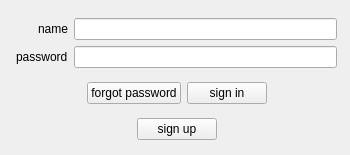
<?xml version="1.0" encoding="UTF-8"?>
<ui version="4.0">
 <class>Login</class>
 <widget class="QWidget" name="Login">
  <property name="enabled">
   <bool>true</bool>
  </property>
  <property name="geometry">
   <rect>
    <x>0</x>
    <y>0</y>
    <width>350</width>
    <height>155</height>
   </rect>
  </property>
  <property name="sizePolicy">
   <sizepolicy hsizetype="Fixed" vsizetype="Fixed">
    <horstretch>0</horstretch>
    <verstretch>0</verstretch>
   </sizepolicy>
  </property>
  <property name="minimumSize">
   <size>
    <width>350</width>
    <height>155</height>
   </size>
  </property>
  <property name="maximumSize">
   <size>
    <width>350</width>
    <height>155</height>
   </size>
  </property>
  <property name="windowTitle">
   <string>Login</string>
  </property>
  <widget class="QWidget" name="layoutWidget">
   <property name="geometry">
    <rect>
     <x>16</x>
     <y>10</y>
     <width>321</width>
     <height>141</height>
    </rect>
   </property>
   <layout class="QVBoxLayout" name="verticalLayout_3">
    <item>
     <layout class="QHBoxLayout" name="horizontalLayout">
      <item>
       <layout class="QVBoxLayout" name="verticalLayout">
        <item alignment="Qt::AlignRight">
         <widget class="QLabel" name="nameLabel">
          <property name="text">
           <string>name</string>
          </property>
         </widget>
        </item>
        <item alignment="Qt::AlignRight">
         <widget class="QLabel" name="passwordLabel">
          <property name="text">
           <string>password</string>
          </property>
         </widget>
        </item>
       </layout>
      </item>
      <item>
       <layout class="QVBoxLayout" name="verticalLayout_2">
        <item>
         <widget class="QLineEdit" name="nameLine"/>
        </item>
        <item>
         <widget class="QLineEdit" name="passwordLine"/>
        </item>
       </layout>
      </item>
     </layout>
    </item>
    <item>
     <layout class="QHBoxLayout" name="horizontalLayout_3">
      <item>
       <spacer name="horizontalSpacer_5">
        <property name="orientation">
         <enum>Qt::Horizontal</enum>
        </property>
        <property name="sizeHint" stdset="0">
         <size>
          <width>40</width>
          <height>20</height>
         </size>
        </property>
       </spacer>
      </item>
      <item>
       <widget class="QPushButton" name="forgorPassButton">
        <property name="text">
         <string>forgot password</string>
        </property>
       </widget>
      </item>
      <item>
       <widget class="QPushButton" name="signInButton">
        <property name="text">
         <string>sign in</string>
        </property>
       </widget>
      </item>
      <item>
       <spacer name="horizontalSpacer_4">
        <property name="orientation">
         <enum>Qt::Horizontal</enum>
        </property>
        <property name="sizeHint" stdset="0">
         <size>
          <width>40</width>
          <height>20</height>
         </size>
        </property>
       </spacer>
      </item>
     </layout>
    </item>
    <item>
     <layout class="QHBoxLayout" name="horizontalLayout_2">
      <item>
       <spacer name="horizontalSpacer_2">
        <property name="orientation">
         <enum>Qt::Horizontal</enum>
        </property>
        <property name="sizeHint" stdset="0">
         <size>
          <width>40</width>
          <height>20</height>
         </size>
        </property>
       </spacer>
      </item>
      <item>
       <widget class="QPushButton" name="signUpButton">
        <property name="text">
         <string>sign up</string>
        </property>
       </widget>
      </item>
      <item>
       <spacer name="horizontalSpacer_3">
        <property name="orientation">
         <enum>Qt::Horizontal</enum>
        </property>
        <property name="sizeHint" stdset="0">
         <size>
          <width>40</width>
          <height>20</height>
         </size>
        </property>
       </spacer>
      </item>
     </layout>
    </item>
   </layout>
  </widget>
 </widget>
 <resources/>
 <connections/>
</ui>
